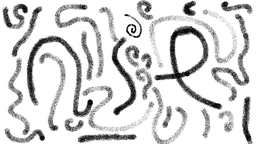
#> input picture IMG/our_image.png, 256 x 144 px, shrunk from 1152 x 648 before the run
$ jupyter execute Practice.ipynb
#> lines starting #> are read from the running program, lines starting #| are printed output that depends on the picture; after the words box and inside, x2 and y2 are one past the last pixel; in counts of white or black regions, pixels touching at a corner belong together; long printed decimals are rounded
# **Taller 05: Clustering DBScan**

**Inteligencia Artificial ELP 8012 - Universidad del Norte - Profesor: Eduardo Zurek, PH.D.**

**Grupo:** Paula Núñez, Isabella Arrieta y Natalia Carpintero

Diseñe e implemente un algoritmo de clustering DBScan que reciba como entrada un conjunto de datos sintéticos en dos dimensiones generados a partir de una figura que contenga grupos amorfos.

En este notebook se usa la imagen base de la carpeta IMG/our_image.png, se generan puntos 2D a partir de sus regiones amorfas, se agregan outliers uniformes y se aplica DBSCAN con análisis exploratorio de k-distancia y evaluación del desempeño.

[cell 1]
import numpy as np
import pandas as pd
import matplotlib.pyplot as plt
from pathlib import Path
from PIL import Image
from scipy import ndimage
from sklearn.cluster import DBSCAN
from sklearn.neighbors import NearestNeighbors
from sklearn.metrics import silhouette_score, davies_bouldin_score, calinski_harabasz_score

[cell 2]
plt.style.use("default")

IMG_PATH = Path("IMG/our_image.png")
print(f"Imagen base: {IMG_PATH.resolve()}")
img = np.array(Image.open(IMG_PATH).convert("L"))
img=np.flipud(img)
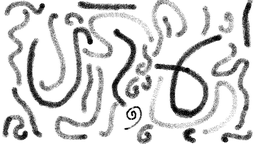
#> img: shape (144, 256); min 0, max 255, mean 215.6
print(f"Dimensiones de la imagen: {img.shape[1]} x {img.shape[0]}")
#| Dimensiones de la imagen: 256 x 144

# Convertimos la imagen en una máscara binaria: fondo blanco, grupos negros.
mask = img < 200
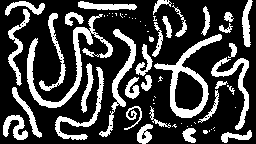
#> mask: shape (144, 256) bool; 26.2% white; 67 white regions (33 under 20 px), largest, box (x1, y1, x2, y2) and area: (27, 14, 113, 108) 1365, (154, 34, 222, 118) 1180, (99, 29, 136, 137) 713
labeled, n_regions = ndimage.label(mask)
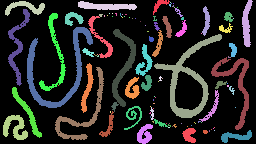
#> labeled: shape (144, 256) int32; 115 distinct labels, from 0 to 114; one colour per label, 0 black
#> n_regions = 114

# Se filtran regiones muy pequeñas para descartar ruido y mantener grupos amorfos.
min_region_size = 80
valid_regions = []
for region_id in range(1, n_regions + 1):
    ys, xs = np.where(labeled == region_id)
    if len(xs) >= min_region_size:
        valid_regions.append(np.column_stack([xs.astype(float), ys.astype(float)]))
#> this loop made 114 passes
#> (ys, xs) on passes 5, 6, 7, 8, 9, 11, 12, 18: ([2], [170]), ([3], [171]), ([3], [173]), ([4, 4, 5, 5, 6], [169, 170, 169, 170, 170]), ([5, 6, 6], [173, 172, 173]), ([7], [174]), ([7], [177]), ([13], [109])
#> after the loop, valid_regions = 29 point arrays, longest 1180 points

print(f"Número de regiones detectadas: {len(valid_regions)}")
#| Número de regiones detectadas: 29

# Muestreo aleatorio de puntos por región para crear el conjunto sintético.
rng = np.random.default_rng(42)
cluster_samples = []
for region_points in valid_regions:
    n_points = min(90, len(region_points))
    idx = rng.choice(len(region_points), size=n_points, replace=False)
    sampled = region_points[idx]
    jitter = rng.normal(0, 1.5, size=sampled.shape)
    cluster_samples.append(sampled + jitter)
#> this loop made 29 passes
#> n_points on passes 1 to 12: 86, 90, 90, 90, 90, 90, 90, 90, 90, 90, 80, 90
#> after the loop, cluster_samples = 29 point arrays, longest 90 points

# Se agregan outliers uniformes en el espacio 2D.
width, height = img.shape[1], img.shape[0]
#> width = 256; height = 144
outliers = rng.uniform([0, 0], [width, height], size=(120, 2))
#> outliers = 120 pairs, first value 3.61 to 253.5, second value 0.157 to 141.8

X = np.vstack(cluster_samples + [outliers])
#> X = 2716 pairs, first value 0.00705 to 253.5, second value -3.2 to 146.2
true_cluster_ids = []
for i in range(len(cluster_samples)):
    true_cluster_ids.append(np.full(len(cluster_samples[i]), i))
#> this loop made 29 passes
#> after the loop, true_cluster_ids = 29 items
true_labels = np.concatenate(true_cluster_ids + [np.full(len(outliers), -1)])
#> true_labels = 2716 values, max 28 at index 2506, min -1 at index 2596, mean 13.37

# Visualización de los grupos amorfos generados a partir de la imagen.
fig, ax = plt.subplots(figsize=(14, 8))
for pts in cluster_samples:
    ax.scatter(pts[:, 0], pts[:, 1], s=8, alpha=0.7, c="black")
ax.scatter(outliers[:, 0], outliers[:, 1], s=12, c="gray", alpha=0.35)
ax.set_title("Datos sintéticos 2D generados a partir de la figura amorfa")
ax.set_xlabel("x")
ax.set_ylabel("y")
ax.set_aspect("equal")
#ax.invert_yaxis()  # Invertimos el eje y para que coincida con la orientación de la imagen.
plt.tight_layout()
plt.show()
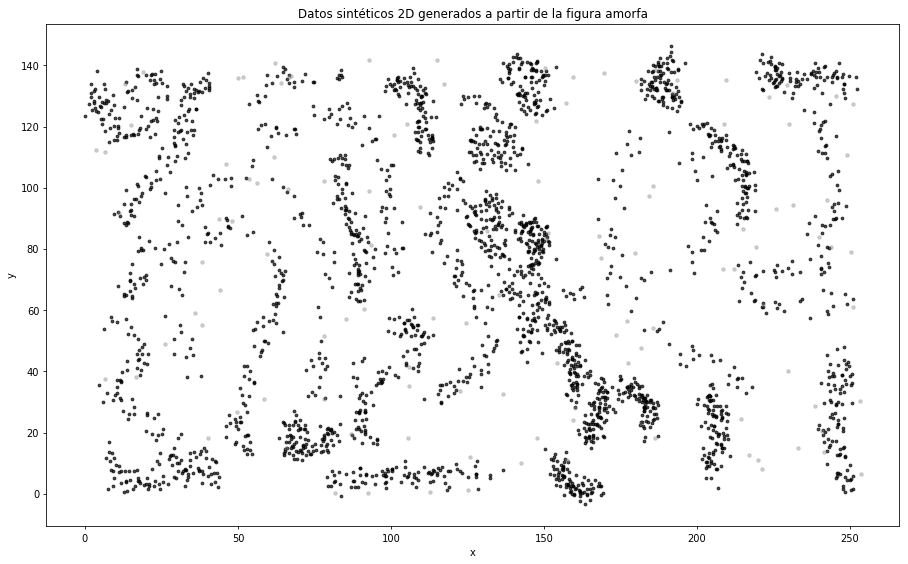
#> figure drawn by matplotlib, 1 panel

X_df = pd.DataFrame(X, columns=["x", "y"])
#> X_df = table of 2716 rows and 2 columns
X_df.head()
#> Out = table of 5 rows and 2 columns

[cell 3]
# Análisis exploratorio con gráficos de k-distancia para estimar eps y MinPts.

# Se usa k = 10 para un análisis razonable en 2D.
knn = NearestNeighbors(n_neighbors=10)
knn.fit(X)
dists, _ = knn.kneighbors(X)
k_dist = np.sort(dists[:, -1])
#> k_dist = 2716 values from 1.24 to 16.06

# Punto de inflexión aproximado (elbow) usando la segunda diferencia.
def elbow_point(values):
    if len(values) < 4:
        return 0
    d1 = np.diff(values)
#> d1 = 2715 values, max 0.777 at index 2714, min 0 at index 4, mean 0.00546
    d2 = np.diff(d1)
#> d2 = 2714 values, max 0.479 at index 2713, min -0.319 at index 2706, mean 0.000251
    idx = int(np.argmax(np.abs(d2)) + 1)
#> idx = 2714
    return idx, values[idx]

idx_rodilla, eps_approx = elbow_point(k_dist)
#> idx_rodilla = 2714; eps_approx = 15.28
print(f"Índice del punto de inflexión: {idx_rodilla}")
#| Índice del punto de inflexión: 2714
print(f"Estimación inicial de epsilon: {eps_approx:.3f}")
#| Estimación inicial de epsilon: 15.280

fig, ax = plt.subplots(figsize=(12, 5))
ax.plot(np.arange(len(k_dist)), k_dist, linewidth=2, color="navy")
ax.axvline(idx_rodilla, color="red", linestyle="--", linewidth=1.5, label=f"punto de inflexión: eps ≈ {eps_approx:.3f}")
ax.set_title("Gráfico de k-distancia (k=10)")
ax.set_xlabel("Puntos ordenados")
ax.set_ylabel("Distancia k")
ax.legend()
plt.tight_layout()
plt.show()
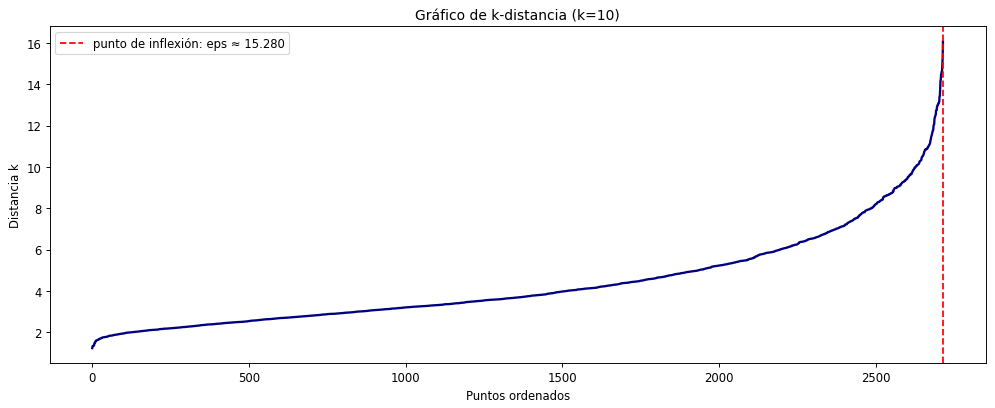
#> figure drawn by matplotlib, 1 panel; curve peaks at x = 2715, y = 16.06

# Búsqueda exploratoria de parámetros razonables para DBSCAN.
# Se usa un espacio de búsqueda más pequeño para reducir el tiempo de ejecución.
min_pts_candidates = [4, 5, 8, 10, 12]
eps_candidates = np.linspace(3, 15, 12)
#> eps_candidates = [3, 4.09, 5.18, 6.27, 7.36, 8.45, 9.55, 10.64, 11.73, 12.82, 13.91, 15]
parameter_scan = []

for min_pts in min_pts_candidates:
    for eps in eps_candidates:
        labels = DBSCAN(eps=eps, min_samples=min_pts).fit_predict(X)
        unique_labels = np.unique(labels)
        if len(unique_labels) < 2:
            continue
        if np.unique(labels == -1).size == 1 and np.all(labels == -1):
            continue

        valid = labels != -1
        if valid.sum() < 10:
            continue

        valid_labels = labels[valid]
        if len(np.unique(valid_labels)) < 2:
            continue  # no se evalúa; no hay 2 clusters

        sil = silhouette_score(X[valid], valid_labels)
        db = davies_bouldin_score(X[valid], valid_labels)
        ch = calinski_harabasz_score(X[valid],valid_labels)

        n_clusters = len(np.unique(labels[valid]))
        parameter_scan.append({
            "min_pts": min_pts,
            "eps": eps,
            "n_clusters": n_clusters,
            "silhouette": sil,
            "davies_bouldin": db,
            "calinski_harabasz": ch,
        })
#> after the loop, parameter_scan = 46 items

scan_df = pd.DataFrame(parameter_scan)
#> scan_df = table of 46 rows and 6 columns
if not scan_df.empty:
    best = scan_df.sort_values("silhouette", ascending=False).iloc[0]
    print("Mejor configuración encontrada por silueta:")
    print(best.to_dict())
#| {'min_pts': 12.0, 'eps': 3.0, 'n_clusters': 33.0, 'silhouette': 0.5871, 'davies_bouldin': 0.4991, 'calinski_harabasz': 7154.921}
    best_eps = float(best["eps"])
#> best_eps = 3
    best_min_pts = int(best["min_pts"])
#> best_min_pts = 12
else:
    best_eps = float(eps_approx)
    best_min_pts = 8
    print("No se encontró una búsqueda válida; se usa la estimación inicial de eps y MinPts.")

print(f"Parámetros recomendados: eps = {best_eps}, MinPts = {best_min_pts}")
#| Parámetros recomendados: eps = 3.0, MinPts = 12

[cell 4]
# Ajuste final del modelo DBSCAN con los parámetros seleccionados.
model = DBSCAN(eps=best_eps, min_samples=best_min_pts)
labels_dbscan = model.fit_predict(X)
#> labels_dbscan = 2716 values, max 32 at index 2506, min -1 at index 13, mean 5.55

# Visualización del clustering final.
fig, ax = plt.subplots(figsize=(14, 8))
scatter = ax.scatter(X[:, 0], X[:, 1], c=labels_dbscan, cmap="tab20", s=7)
ax.set_title(f"DBSCAN con eps={best_eps:.3f} y MinPts={best_min_pts}")
ax.set_xlabel("x")
ax.set_ylabel("y")
ax.set_aspect("equal")
#ax.invert_yaxis()  # Invertimos el eje y para que coincida con la orientación de la imagen.
plt.colorbar(scatter, ax=ax, label="Etiqueta del cluster")
plt.tight_layout()
plt.show()
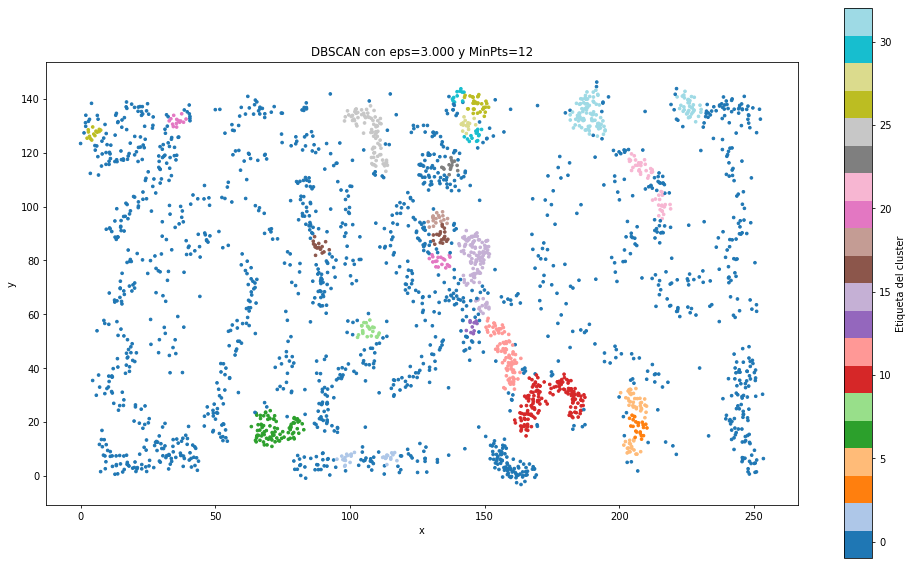
#> figure drawn by matplotlib, 2 panels

n_clusters = len(np.unique(labels_dbscan[labels_dbscan != -1]))
#> n_clusters = 33
print(f"Número de clusters detectados: {n_clusters}")
#| Número de clusters detectados: 33
print(f"Número de outliers (-1): {(labels_dbscan == -1).sum()}")
#| Número de outliers (-1): 1599

[cell 5]
# Evaluación de desempeño para clustering.
# Se usan dos métricas apropiadas para clustering no supervisado: silueta y Davies-Bouldin.

# Silhouette Score: mide cuán bien cada punto está dentro de su clúster en comparación con otros.
valid = labels_dbscan != -1
if valid.sum() >= 2 and len(np.unique(labels_dbscan[valid])) > 1:
    sil_score = silhouette_score(X[valid], labels_dbscan[valid])
#> sil_score = 0.587
    db_score = davies_bouldin_score(X[valid], labels_dbscan[valid])
#> db_score = 0.499
    ch_score = calinski_harabasz_score(X[valid], labels_dbscan[valid])
#> ch_score = 7154.9
    print(f"Silhouette Score: {sil_score:.4f}")
#| Silhouette Score: 0.5871
    print(f"Davies-Bouldin Index: {db_score:.4f}")
#| Davies-Bouldin Index: 0.4991
    print(f"Calinski-Harabasz Score: {ch_score:.4f}")
#| Calinski-Harabasz Score: 7154.9207
else:
    print("No se puede evaluar con estas métricas porque solo existe un clúster único o casi no hay puntos válidos.")

# Para una interpretación más clara, también se reporta el porcentaje de puntos etiquetados como ruido.
noise_ratio = (labels_dbscan == -1).mean()
#> noise_ratio = 0.589
print(f"Proporción de outliers: {noise_ratio:.2%}")
#| Proporción de outliers: 58.87%

$ run again, with IMG/profe_image.png copied over IMG/our_image.png
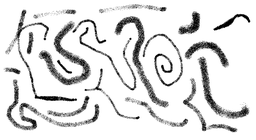
#> input picture IMG/profe_image.png, 256 x 140 px, shrunk from 694 x 380 before the run
#| Dimensiones de la imagen: 256 x 140
#> mask: shape (140, 256) bool; 18.9% white; 33 white regions (11 under 20 px), largest, box (x1, y1, x2, y2) and area: (39, 55, 91, 119) 931, (115, 32, 169, 124) 812, (6, 10, 99, 61) 769
#> `labeled, n_regions = ndimage.label(mask)`:
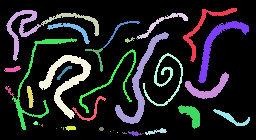
#> labeled: shape (140, 256) int32; 47 distinct labels, from 0 to 46; one colour per label, 0 black
#> n_regions = 46
#> the loop `for region_id in range(1, n_regions + 1):` made 46 passes
#> (ys, xs) on passes 5, 9, 13, 14, 15, 22, 25, 31: ([15], [167]), ([23, 23], [221, 222]), ([38], [136]), ([39], [137]), ([40], [133]), ([70], [4]), ([86], [8]), ([124], [39])
#> after the loop `for region_id in range(1, n_regions + 1):`: valid_regions = 18 point arrays, longest 931 points
#| Número de regiones detectadas: 18
#> the loop `for region_points in valid_regions:` made 18 passes
#> after the loop `for region_points in valid_regions:`: cluster_samples = 18 point arrays, longest 90 points
#> outliers = 120 pairs, first value 1.76 to 254.7, second value 0.522 to 139.8
#> X = 1740 pairs, first value 1.76 to 254.7, second value 0.522 to 139.8
#> the loop `for i in range(len(cluster_samples)):` made 18 passes
#> after the loop `for i in range(len(cluster_samples)):`: true_cluster_ids = 18 items
#> true_labels = 1740 values, max 17 at index 1530, min -1 at index 1620, mean 7.84
#> the loop `for pts in cluster_samples:` made 18 passes
#> X_df = table of 1740 rows and 2 columns
#> Out = table of 5 rows and 2 columns
#> k_dist = 1740 values from 1.59 to 28.79
#> d1 = 1739 values, max 2.74 at index 1735, min 0 at index 32, mean 0.0156
#> d2 = 1738 values, max 2.14 at index 1734, min -2 at index 1735, mean 0.00117
#> idx = 1735
#> eps_approx = 22.59
#| Índice del punto de inflexión: 1735
#| Estimación inicial de epsilon: 22.587
#> eps_candidates = [3, 4.09, 5.18, 6.27, 7.36, 8.45, 9.55, 10.64, 11.73, 12.82, 13.91, 15]
#> after the loop `for min_pts in min_pts_candidates:`: parameter_scan = 36 items
#> scan_df = table of 36 rows and 6 columns
#| {'min_pts': 12.0, 'eps': 3.0, 'n_clusters': 15.0, 'silhouette': 0.7503, 'davies_bouldin': 0.3502, 'calinski_harabasz': 8342.511}
#> best_eps = 3
#> best_min_pts = 12
#| Parámetros recomendados: eps = 3.0, MinPts = 12
#> labels_dbscan = 1740 values, max 14 at index 1536, min -1 at index 0, mean 0.475
#> `plt.show()`:
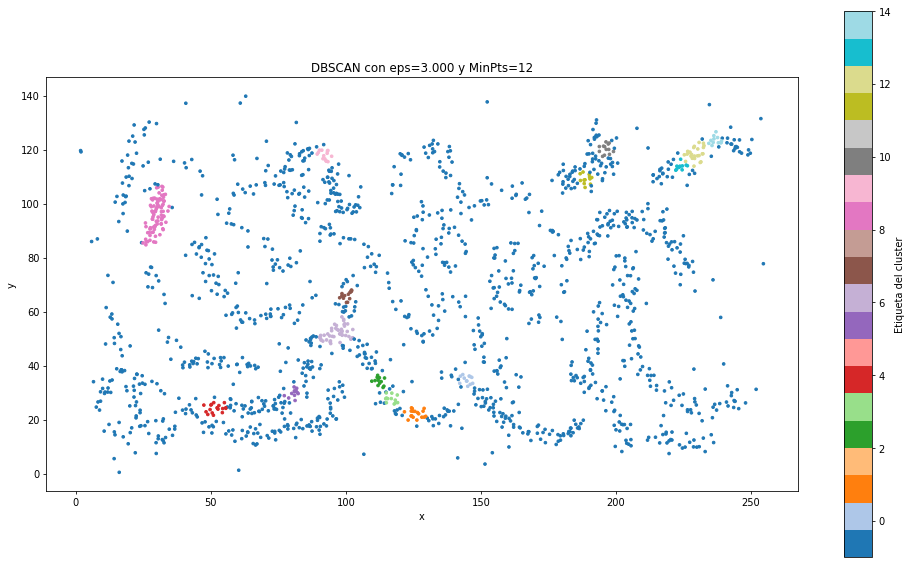
#> figure drawn by matplotlib, 2 panels
#> n_clusters = 15
#| Número de clusters detectados: 15
#| Número de outliers (-1): 1426
#> sil_score = 0.75
#> db_score = 0.35
#> ch_score = 8342.5
#| Silhouette Score: 0.7503
#| Davies-Bouldin Index: 0.3502
#| Calinski-Harabasz Score: 8342.5108
#> noise_ratio = 0.82
#| Proporción de outliers: 81.95%
